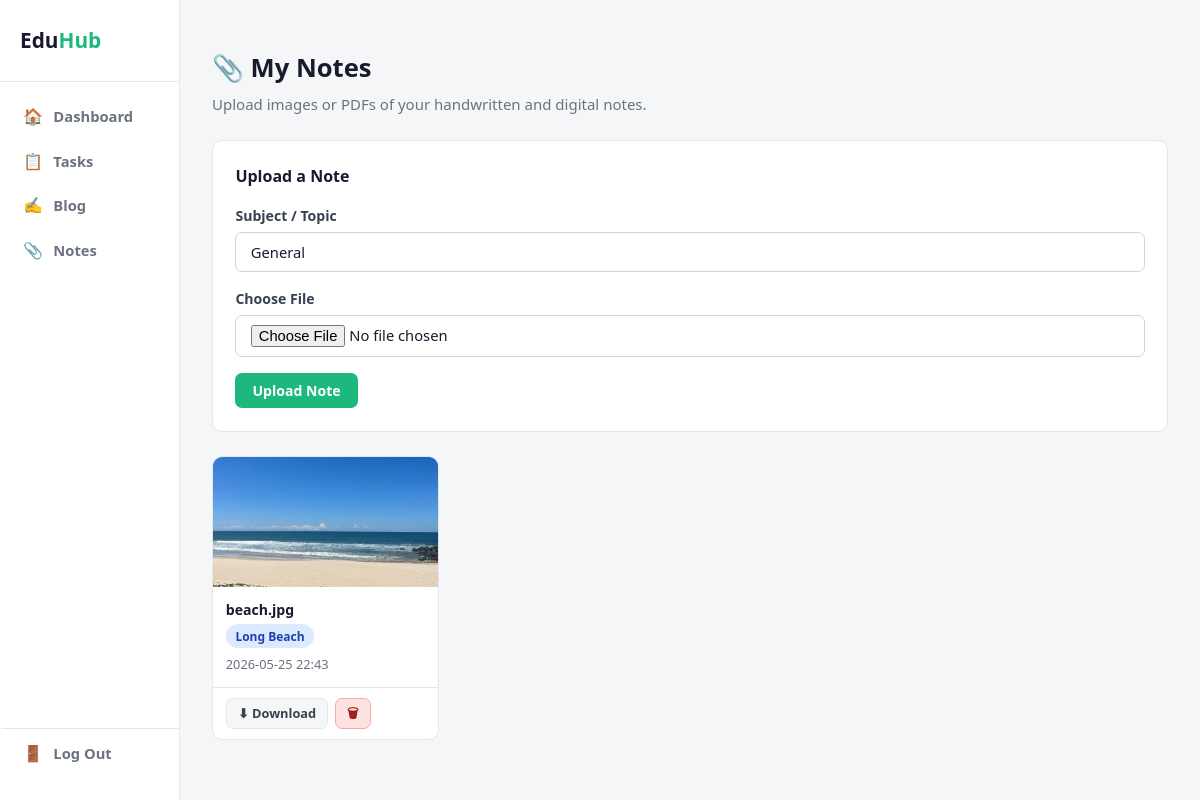
The page /notes (signed in) on the database its author committed.
### tables this page shows
CREATE TABLE notes (
            id          INTEGER PRIMARY KEY AUTOINCREMENT,
            user_id     INTEGER NOT NULL,
            filename    TEXT    NOT NULL,
            subject     TEXT    DEFAULT 'General',
            uploaded_at TEXT    NOT NULL
        );

### app.py (the view)
@app.route("/notes")
def notes():
    if not logged_in():
        return redirect("/")
    conn = get_db()
    all_notes = conn.execute(
        "SELECT * FROM notes WHERE user_id = ? ORDER BY id DESC",
        (session["user_id"],)
    ).fetchall()
    conn.close()
    return render_template("notes.html", notes=all_notes)

### app.py (called while the page is built)
def get_db():
    conn = sqlite3.connect("lms.db")
    conn.row_factory = sqlite3.Row
    return conn

def logged_in():
    return "user_id" in session

### templates/notes.html
{% extends "base.html" %} {% block title %}My Notes{% endblock %} {% block
content %}
<div class="container">
  <div class="page-header">
    <div>
      <h1>📎 My Notes</h1>
      <p>Upload images or PDFs of your handwritten and digital notes.</p>
    </div>
  </div>
  <div class="card mb-3">
    <h3 style="color: var(--text); margin-bottom: 1rem">Upload a Note</h3>
    <form
      method="POST"
      action="{{ url_for('upload_note') }}"
      enctype="multipart/form-data"
    >
      <div class="form-group">
        <label>Subject / Topic</label>
        <input
          name="subject"
          class="form-control"
          placeholder="e.g. Data Structures"
          value="General"
        />
      </div>
      <div class="form-group">
        <label>Choose File</label>
        <input
          type="file"
          name="file"
          class="form-control"
          accept=".png,.jpg,.jpeg,.gif,.pdf"
          required
        />
      </div>
      <button type="submit" class="btn btn-primary">Upload Note</button>
    </form>
  </div>
  {% if notes %}
  <div class="notes-grid">
    {% for note in notes %}
    <div class="note-card">
      <div class="note-preview">
        {% if note['filename'].lower().split('.')[-1] in
        ['png','jpg','jpeg','gif'] %}
        <img
          src="{{ url_for('static', filename='uploads/' + note['filename']) }}"
          alt="{{ note['filename'] }}"
        />
        {% else %}
        <div class="file-icon">📄</div>
        {% endif %}
      </div>
      <div class="note-info">
        <h4 title="{{ note['filename'] }}">{{ note['filename'] }}</h4>
        <p style="font-size: 0.8rem; margin-top: 0.15rem">
          <span class="badge badge-blue">{{ note['subject'] }}</span>
          <span style="display: block; margin-top: 0.35rem"
            >{{ note['uploaded_at'] }}</span
          >
        </p>
      </div>
      <div class="note-actions">
        <a
          href="{{ url_for('download_note', filename=note['filename']) }}"
          class="btn btn-secondary btn-sm"
          >⬇ Download</a
        >
        <a
          href="{{ url_for('delete_note', note_id=note['id']) }}"
          class="btn btn-danger btn-sm"
          >🗑</a
        >
      </div>
    </div>
    {% endfor %}
  </div>
  {% else %}
  <div class="empty-state">
    <div class="emoji">📎</div>
    <p>No notes uploaded yet. Upload your first one above!</p>
  </div>
  {% endif %}
</div>
{% endblock %}

### static/css/style.css (style rules this page uses)
* { box-sizing: border-box; margin: 0; padding: 0; }
body { font-family: "Segoe UI", Tahoma, Verdana, sans-serif; background: #f4f6f8; color: #1a1a2e; font-size: 15px; line-height: 1.6; min-height: 100vh; }
a { color: #1db87e; text-decoration: none; }
h1 { font-size: 1.6rem; margin-bottom: 0.2rem; }
h3 { font-size: 1rem; margin-bottom: 0.5rem; }
p { color: #6b7280; }
.card { background: #fff; border: 1px solid #e5e7eb; border-radius: 10px; padding: 1.4rem; margin-bottom: 1rem; }
.btn { display: inline-block; padding: 0.45rem 1rem; border-radius: 7px; font-size: 0.88rem; font-weight: 600; cursor: pointer; border: 1px solid transparent; text-decoration: none; font-family: inherit; transition: all 0.15s; }
.btn-primary { background: #1db87e; color: #fff; }
.btn-secondary { background: #f4f6f8; color: #374151; border-color: #e5e7eb; }
.btn-danger { background: #fee2e2; color: #991b1b; border-color: #fca5a5; }
.btn-sm { padding: 0.28rem 0.7rem; font-size: 0.8rem; }
.form-group { margin-bottom: 1rem; }
.form-group label { display: block; margin-bottom: 0.3rem; font-weight: 600; font-size: 0.88rem; color: #374151; }
.form-control { width: 100%; padding: 0.55rem 0.9rem; border: 1px solid #d1d5db; border-radius: 7px; font-size: 0.92rem; font-family: inherit; background: #fff; color: #1a1a2e; transition: border-color 0.15s; }
.form-control::placeholder { color: #9ca3af; }
.badge { display: inline-block; padding: 0.15rem 0.6rem; border-radius: 20px; font-size: 0.75rem; font-weight: 600; }
.badge-blue { background: #dbeafe; color: #1e40af; }
.page-header { display: flex; justify-content: space-between; align-items: flex-start; flex-wrap: wrap; gap: 1rem; margin-bottom: 1.5rem; }
.page-header p { margin-top: 0.2rem; }
.notes-grid { display: grid; grid-template-columns: repeat(auto-fill, minmax(190px, 1fr)); gap: 1rem; margin-top: 1rem; }
.note-card { background: #fff; border: 1px solid #e5e7eb; border-radius: 10px; overflow: hidden; transition: border-color 0.15s; }
.note-preview { height: 130px; background: #f0fdf8; display: flex; align-items: center; justify-content: center; overflow: hidden; }
.note-preview img { width: 100%; height: 100%; object-fit: cover; }
.note-info { padding: 0.8rem; }
.note-info h4 { font-size: 0.88rem; font-weight: 600; overflow: hidden; text-overflow: ellipsis; white-space: nowrap; }
.note-actions { padding: 0.6rem 0.8rem; border-top: 1px solid #e5e7eb; display: flex; gap: 0.4rem; }
.mb-3 { margin-bottom: 1.5rem; }

### rows shown on the page
notes: filename (picture), filename "beach.jpg", subject "Long Beach", uploaded_at "2026-05-25 22:43"
